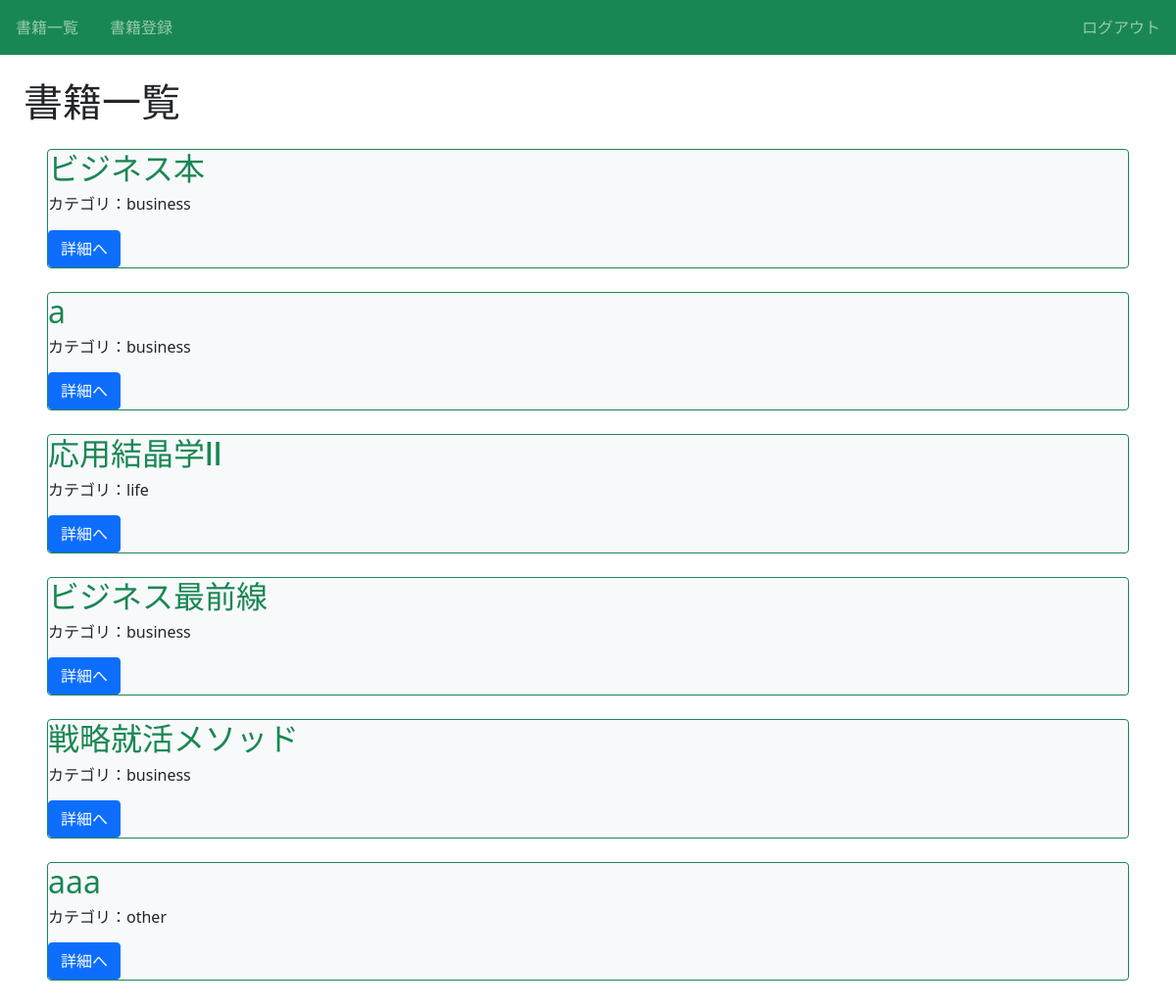
Page /book/ (signed in) on the committed database.
### book/models.py (models this page shows, shortened)
class Book(models.Model):
    title = models.CharField(max_length=100)
    text = models.TextField()
    category = models.CharField(
        max_length=100,
        choices = CATEGORY
        )

### book/views.py (the view)
# urls.py: path('book/', views.ListBookView.as_view(), name="list-book"),
class ListBookView(ListView):
    template_name = 'book/book_list.html'
    model=Book

### book/templates/book/book_list.html (shortened to what this page needs)
{% extends 'base.html' %}
{% block h1 %}書籍一覧{% endblock%}
{% block content %}
    {% for item in object_list %}
    <div class="m-4 bg-light border border-success rounded">
        <h2 class="text-success">{{item.title}}</h2>
        <h6>カテゴリ：{{ item.category }}</h6>
        <div class="mt-3">
            <a href="{% url 'detail-book' item.pk %}" class="btn btn-primary"> 詳細へ </a>
        </div>
    </div>
    {% endfor %}
{% endblock content %}

### rows in the picture
Book: title "ビジネス本", category "business"
Book: title "a", category "business"
Book: title "応用結晶学Ⅱ", category "life"
Book: title "ビジネス最前線", category "business"
Book: title "戦略就活メソッド", category "business"
Book: title "aaa", category "other"
